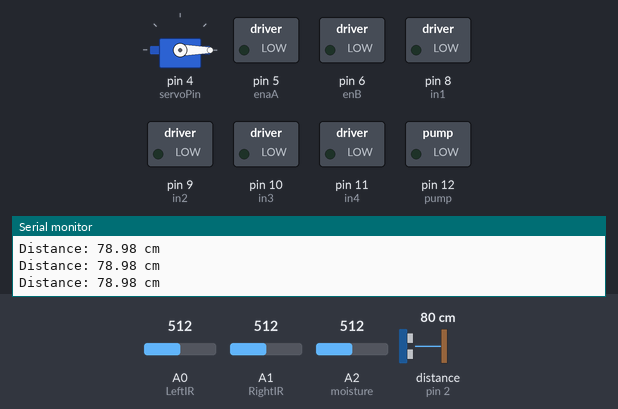
Recording of a sketch running on a simulated Arduino Uno, built with avr-gcc and run on an emulated ATmega328P. On the bench: servo, switched loads named in the sketch (green lamp = pin HIGH), the last lines printed to the serial monitor. Wiring (inferred from the names in the program): ultrasonic range finder: trigger pin 3; echo pin 2. The test bench sets the inputs (shaded band); at power-on: A0 (LeftIR) = 512, A1 (RightIR) = 512, distance to the obstacle (sensor on pin 2) 80 cm, A2 (moisture) = 512. The echo pulse lasts 58.3 µs per cm; pins used as bus, display or sensor lines are not drawn.

Above: at 1.2 s.
1.3 s: A0 (LeftIR) set to 487
At 1.8 s:
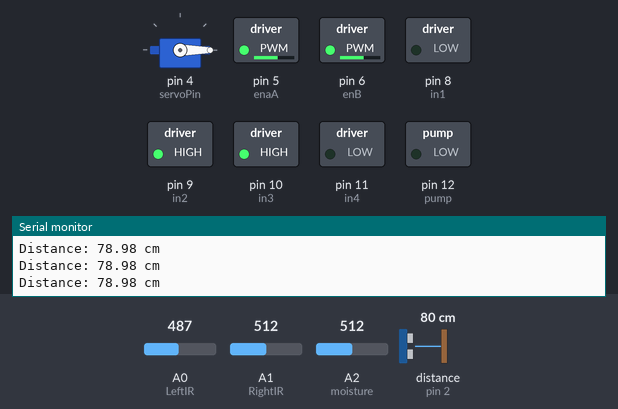
15.3 s: A1 (RightIR) set to 485
At 22.4 s:
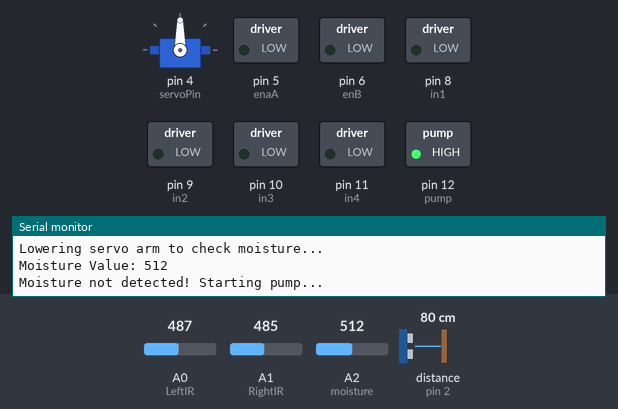
26.5 s: A0 (LeftIR) set to 510
At 27.3 s:
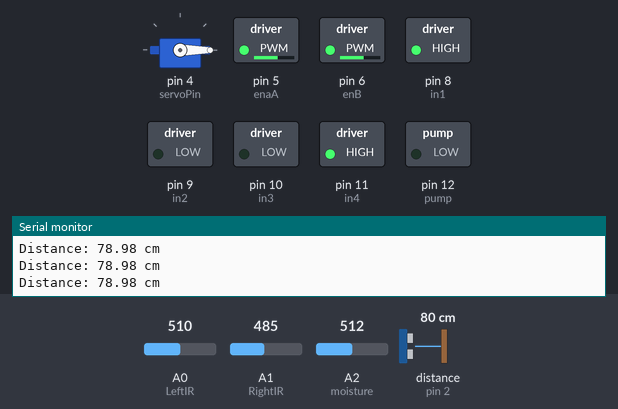
40.5 s: distance to the obstacle (sensor on pin 2) set to 17 cm
44.0 s: distance to the obstacle (sensor on pin 2) set to 14 cm
At 44.6 s:
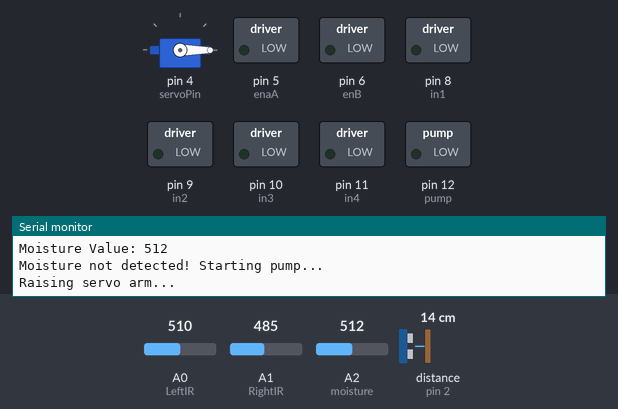
46.6 s: distance to the obstacle (sensor on pin 2) set to 18 cm
At 50.7 s:
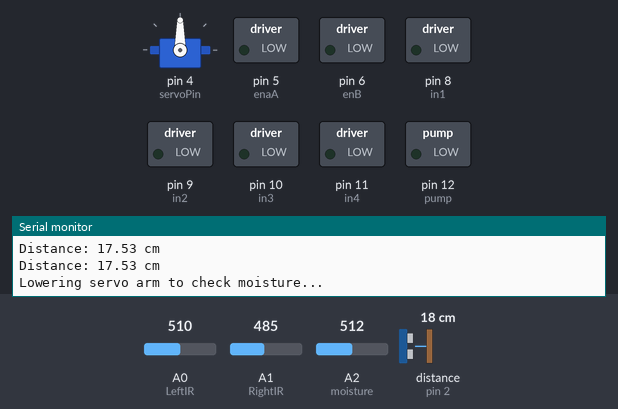
Timing chart, 0 to 61.6 s (numbered marks = the images above; inputs shaded):
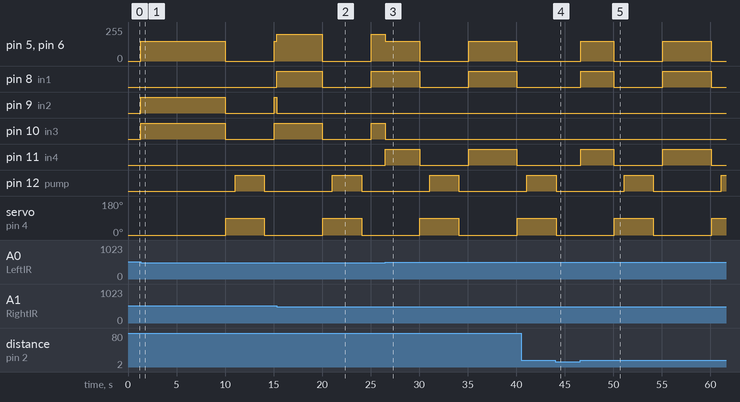

Measured:
- the behaviour switches between 500 and 499 on A0 (LeftIR) (found by bisection; images 0 and 1)
- the behaviour switches between 500 and 499 on A1 (RightIR) (found by bisection; images 1 and 2)
- the behaviour switches between 16 and 15 cm on distance to the obstacle (sensor on pin 2) (found by bisection; images 3 and 4)
- after the input at 1.3 s, pin 5 (enaA), pin 6 (enB): 0/255 → 150/255 at once, → 0/255 8.7 s later, → 150/255 5.0 s later; pin 9 (in2), pin 10 (in3): LOW → HIGH at once, → LOW 8.7 s later, → HIGH 5.0 s later
- after the input at 15.3 s, pin 8 (in1): LOW → HIGH at once, → LOW 4.7 s later, → HIGH 5.0 s later
- after the input at 26.5 s, pin 11 (in4): LOW → HIGH at once, → LOW 3.5 s later, → HIGH 5.0 s later, → LOW 5.0 s later
- after the input at 44.0 s, pin 5 (enaA), pin 6 (enB): stays 0/255 (without the input it goes to 150/255 after 1.1 s); pin 8 (in1), pin 11 (in4): stays LOW (without the input it goes to HIGH after 1.1 s)
- after the input at 46.6 s, pin 5 (enaA), pin 6 (enB): 0/255 → 150/255 after 0.05 s, → 0/255 3.4 s later, → 150/255 5.0 s later, → 0/255 5.0 s later

The sketch:

ArduinoCode.ino
```cpp
#include <Servo.h>
// Pin definitio
const int enaA = 5; // Motor A PWM
const int enB = 6; // Motor B PWM
const int in1 = 8; // Motor A direction
const int in2 = 9;
const int in3 = 10; // Motor B direction
const int in4 = 11;
const int LeftIR = A0; // Left IR sensor
const int RightIR = A1; // Right IR sensor
const int moisture = A2; // Moisture sensor
const int pump = 12; // Pump motor
const int servoPin = 4; // Servo motor
const int trigPin = 3; // Ultrasonic trigger pin
const int echoPin = 2; // Ultrasonic echo pin
Servo servoMotor;
// Variables for timing
unsigned long previousMillis = 0;
const unsigned long interval = 10000; // 10 seconds
void setup() {
// Set motor pins as output
pinMode(enaA, OUTPUT);
pinMode(enB, OUTPUT);
pinMode(in1, OUTPUT);
pinMode(in2, OUTPUT);
pinMode(in3, OUTPUT);
pinMode(in4, OUTPUT);
// Set sensor and pump pins
pinMode(LeftIR, INPUT);
pinMode(RightIR, INPUT);
pinMode(moisture, INPUT);
pinMode(pump, OUTPUT);
pinMode(trigPin, OUTPUT);
pinMode(echoPin, INPUT);
// Attach and initialize servo motor
servoMotor.attach(servoPin);
servoMotor.write(0); // Arm up position
// Stop motors and pump initially
digitalWrite(pump, LOW);
stopMotors();
Serial.begin(9600); // For debugging
}
void loop() {
// Check for obstacle
if (detectObstacle()) {
stopMotors();
Serial.println("Obstacle detected! Stopping motors.");
return; // Skip the rest of the loop if obstacle detected
}
// Line following logic
int leftIRValue = analogRead(LeftIR);
int rightIRValue = analogRead(RightIR);
if (leftIRValue < 500 && rightIRValue < 500) {
// Both sensors on the black line
moveForward();
} else if (leftIRValue < 500) {
// Left sensor on the black line
turnLeft();
} else if (rightIRValue < 500) {
// Right sensor on the black line
turnRight();
} else {
// Both sensors off the black line
stopMotors();
}
// Moisture check logic
unsigned long currentMillis = millis();
if (currentMillis - previousMillis >= interval) {
previousMillis = currentMillis;
// Stop motors
stopMotors();
// Lower the servo arm
Serial.println("Lowering servo arm to check moisture...");
servoMotor.write(90); // Arm down position
delay(1000); // Wait for servo to move
int moistureValue = analogRead(moisture);
Serial.print("Moisture Value: ");
Serial.println(moistureValue);
if (moistureValue < 987) { // Adjust threshold as needed
Serial.println("Moisture not detected! Starting pump...");
digitalWrite(pump, HIGH);
delay(3000); // Run pump for 3 seconds
digitalWrite(pump, LOW);
} else {
Serial.println("Moisture detected.");
}
// Raise the servo arm
Serial.println("Raising servo arm...");
servoMotor.write(0); // Arm up position
delay(1000); // Wait for servo to move
}
}
// Function to detect obstacle
bool detectObstacle() {
digitalWrite(trigPin, LOW);
delayMicroseconds(2);
digitalWrite(trigPin, HIGH);
delayMicroseconds(10);
digitalWrite(trigPin, LOW);
long duration = pulseIn(echoPin, HIGH);
float distance = duration * 0.034 / 2; // Calculate distance in
Serial.print("Distance: ");
Serial.print(distance);
Serial.println(" cm");
if (distance > 0 && distance <= 15) { // Adjust threshold as needed (15 cm ≈ 6 inches)
return true; // Obstacle detected
}
return false; // No obstacle
}
// Function to move forward
void moveForward() {
digitalWrite(in1, HIGH);
digitalWrite(in2, LOW);
digitalWrite(in3, HIGH);
digitalWrite(in4, LOW);
analogWrite(enaA, 200); // Adjust speed as needed
analogWrite(enB, 200);
}
// Function to turn left
void turnLeft() {
digitalWrite(in1, LOW);
digitalWrite(in2, HIGH);
digitalWrite(in3, HIGH);
digitalWrite(in4, LOW);
analogWrite(enaA, 150); // Adjust speed as needed
analogWrite(enB, 150);
}
// Function to turn right
void turnRight() {
digitalWrite(in1, HIGH);
digitalWrite(in2, LOW);
digitalWrite(in3, LOW);
digitalWrite(in4, HIGH);
analogWrite(enaA, 150); // Adjust speed as needed
analogWrite(enB, 150);
}
// Function to stop motors
void stopMotors() {
digitalWrite(in1, LOW);
digitalWrite(in2, LOW);
digitalWrite(in3, LOW);
digitalWrite(in4, LOW);
analogWrite(enaA, 0);
analogWrite(enB, 0);
}
```
